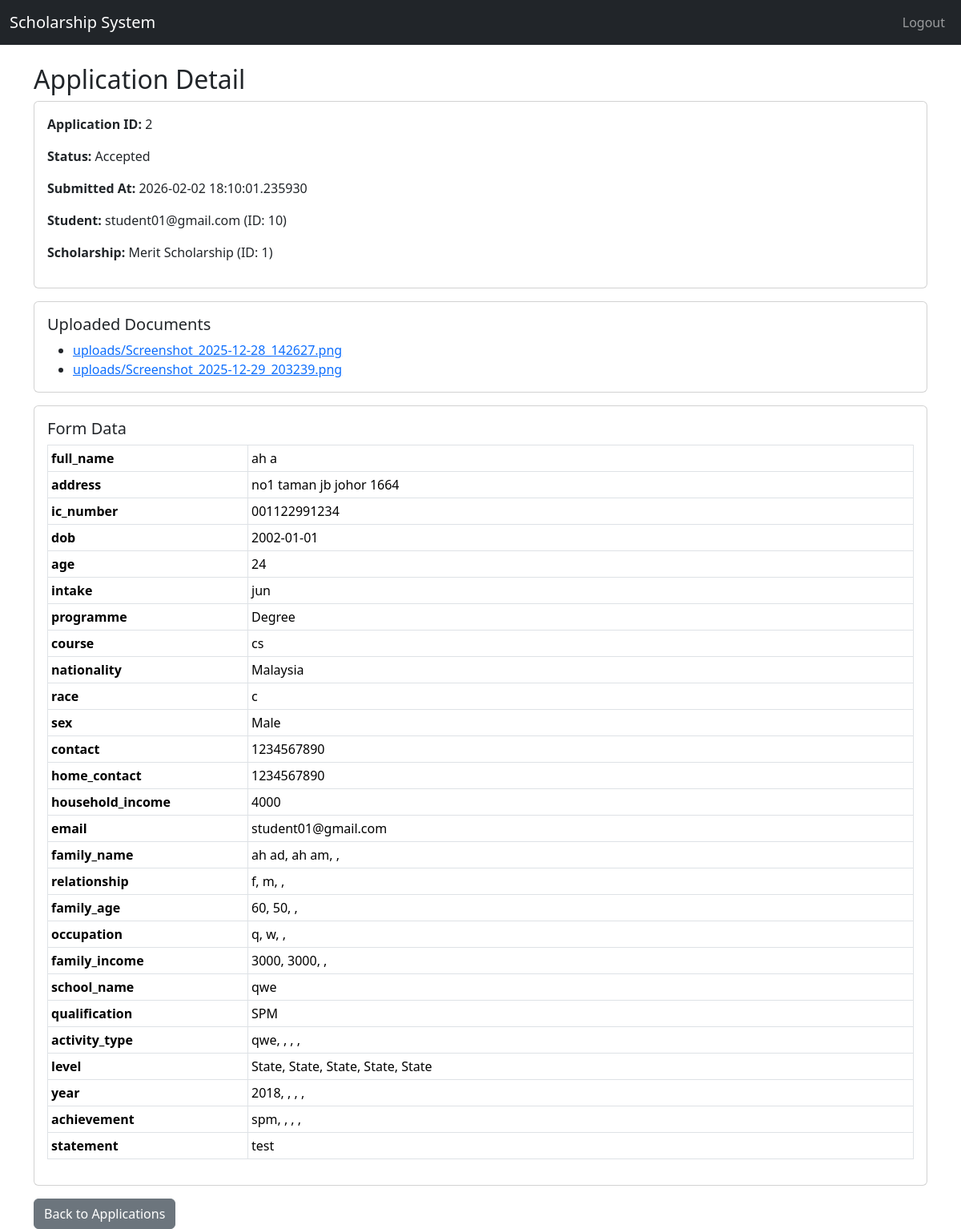
Page /admin/applications/2 (signed in) on the committed database.
### app/models.py (models this page shows)
class Application(db.Model):
    __tablename__ = 'application'
    __table_args__ = {'extend_existing': True}
    id = db.Column(db.Integer, primary_key=True)
    student_id = db.Column(db.Integer, db.ForeignKey('user.id'), nullable=False)
    scholarship_id = db.Column(db.Integer, db.ForeignKey('scholarship.id'), nullable=False)
    reviewer_id = db.Column(db.Integer, db.ForeignKey('user.id'), nullable=True)
    documents = db.Column(db.Text)  # store file paths comma-separated
    status = db.Column(db.String(50), default="Pending")  # Pending, Reviewed, Accepted, Rejected
    submitted_at = db.Column(db.DateTime, default=datetime.utcnow)
    reviews = db.relationship('Review', backref='application', lazy=True)
    scholarship = db.relationship('Scholarship', backref='applications')
    student = db.relationship('User', foreign_keys=[student_id], backref='applications')
    form_data = db.Column(JSON)

class User(UserMixin, db.Model):
    id = db.Column(db.Integer, primary_key=True)
    username = db.Column(db.String(50), unique=True, nullable=False)
    email = db.Column(db.String(100), unique=True, nullable=False)
    your_id = db.Column(db.String(20), unique=True, nullable=True)
    password = db.Column(db.String(255), nullable=False)
    role = db.Column(db.String(20), nullable=False)
    created_at = db.Column(db.DateTime, default=datetime.utcnow)

class Scholarship(db.Model):
    id = db.Column(db.Integer, primary_key=True)
    title = db.Column(db.String(200), nullable=False)
    description = db.Column(db.Text)
    eligibility_criteria = db.Column(db.JSON)
    application_deadline = db.Column(db.DateTime)
    created_at = db.Column(db.DateTime, default=datetime.utcnow)
    documents_required = db.Column(db.Text)  # comma-separated list

### app/routes/admin_routes.py (the view)
@admin_bp.route('/applications/<int:application_id>')
@login_required
def application_detail(application_id):
    if current_user.role != 'admin':
        flash("Access denied.", "danger")
        return redirect(url_for('auth.login'))
    application = Application.query.get_or_404(application_id)
    documents = []
    if application.documents:
        documents = [d.strip() for d in application.documents.split(",") if d.strip()]
    return render_template(
        'admin/application_detail.html',
        application=application,
        documents=documents
    )

### app/templates/admin/application_detail.html (shortened to what this page needs)
{% extends "base.html" %}
{% block content %}
<h2>Application Detail</h2>
<div class="card p-3 mb-3">
  <p><b>Application ID:</b> {{ application.id }}</p>
  <p><b>Status:</b> {{ application.status }}</p>
  <p><b>Submitted At:</b> {{ application.submitted_at }}</p>
  <p><b>Student:</b>
    {% if application.student %}
      {{ application.student.username }} (ID: {{ application.student.id }})
    {% else %}
      {{ application.student_id }}
    {% endif %}
  </p>
  <p><b>Scholarship:</b>
    {% if application.scholarship %}
      {{ application.scholarship.title }} (ID: {{ application.scholarship.id }})
    {% else %}
      {{ application.scholarship_id }}
    {% endif %}
  </p>
</div>
<div class="card p-3 mb-3">
  <h5 class="mb-2">Uploaded Documents</h5>
  {% if documents and documents|length > 0 %}
    <ul class="mb-0">
      {% for doc in documents %}
        <li>
          <a href="{{ url_for('static', filename=doc) }}" target="_blank">
            {{ doc }}
          </a>
        </li>
      {% endfor %}
    </ul>
  {% else %}
    <p class="text-muted mb-0">No documents uploaded.</p>
  {% endif %}
</div>
<div class="card p-3 mb-3">
  <h5 class="mb-2">Form Data</h5>
  {% if application.form_data %}
    <div class="table-responsive">
      <table class="table table-sm table-bordered">
        <tbody>
          {% for key, value in application.form_data.items() %}
            <tr>
              <th style="width: 250px;">{{ key }}</th>
              <td>
                {% if value is sequence and value is not string %}
                  {{ value | join(", ") }}
                {% else %}
                  {{ value }}
                {% endif %}
              </td>
            </tr>
          {% endfor %}
        </tbody>
      </table>
    </div>
  {% else %}
    <p class="text-muted mb-0">No form data found.</p>
  {% endif %}
</div>
<a class="btn btn-secondary" href="{{ url_for('admin.manage_applications') }}">
  Back to Applications
</a>
{% endblock %}

### rows in the picture
Application: id "2", status "Accepted", submitted_at "2026-02-02 18:10:01.235930"
User: student.username "student01@gmail.com", student.id "10"
Scholarship: scholarship "Merit Scholarship", scholarship.id "1"

### other values in the picture
{{ doc }} "uploads/Screenshot_2025-12-28_142627.png" "uploads/Screenshot_2025-12-29_203239.png"
{{ key }} "full_name" "address" "ic_number" "dob" "age" "intake" "programme" "course" "nationality" "race" "sex" "contact" "home_contact" "household_income" "email" "family_name" "relationship" "family_age" "occupation" "family_income" "school_name" "qualification" "activity_type" "level" "year" "achievement" "statement"
{{ value }} "ah a" "no1 taman jb johor 1664" "001122991234" "2002-01-01" "24" "jun" "Degree" "cs" "Malaysia" "c" "Male" "1234567890" "1234567890" "4000" "student01@gmail.com" "qwe" "SPM" "test"
{{ value | join(", ") }} "ah ad, ah am, ," "f, m, ," "60, 50, ," "q, w, ," "3000, 3000, ," "qwe, , , ," "State, State, State, State, State" "2018, , , ," "spm, , , ,"
